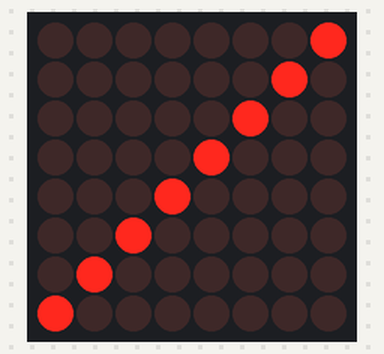
Recording of a sketch running on a simulated Arduino Uno, built with avr-gcc and run on an emulated ATmega328P. On the bench: 8×8 LED matrix. Wiring (inferred from the names in the program): MAX7219 LED driver (orientation assumed): data pin 5; clock pin 7; CS pin 6.

Above: at 0.1 s.

The sketch:

matrix_test.ino
```cpp
#define MAX7219_DIN 5
#define MAX7219_CS  6
#define MAX7219_CLK 7

/*
   MAX7219 is a chip to control 64 leds
   e.g. set of 7 seg displays or one 8x8 matrix
*/

void initialise()
{
  digitalWrite(MAX7219_CS, HIGH);
  pinMode(MAX7219_DIN, OUTPUT);
  pinMode(MAX7219_CS, OUTPUT);
  pinMode(MAX7219_CLK, OUTPUT);
}

void output(byte address, byte data)
{
  digitalWrite(MAX7219_CS, LOW);
  shiftOut(MAX7219_DIN, MAX7219_CLK, MSBFIRST, address);
  shiftOut(MAX7219_DIN, MAX7219_CLK, MSBFIRST, data);
  digitalWrite(MAX7219_CS, HIGH);
}

void setup() {
  // put your setup code here, to run once:
  initialise();
  output(0x0f, 0x00); //display test register - test mode off
  output(0x0c, 0x01); //shutdown register - normal operation
  output(0x0b, 0x07); //scan limit register - display digits 0 thru 7
//  output(0x0a, 0x0f); //intensity register - max brightness
  output(0x0a, 0x04); //intensity register - max brightness
//  output(0x09, 0xff); //decode mode register - CodeB decode all digits
  output(0x09, 0x00); //decode mode register - don't decode

  output(0x01, 0x01); // top row
  output(0x02, 0x02);
  output(0x03, 0x04);
  output(0x04, 0x08);
  output(0x05, 0x10);
  output(0x06, 0x20);
  output(0x07, 0x40);
  output(0x08, 0x80); // bottom row


}

void loop() {
  // put your main code here, to run repeatedly:
}
```
